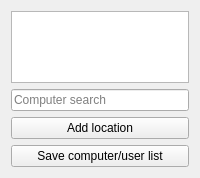
<?xml version="1.0" encoding="UTF-8"?>
<ui version="4.0">
 <class>ComputerSelectionView</class>
 <widget class="QWidget" name="ComputerSelectionView">
  <property name="windowTitle">
   <string>Computer management</string>
  </property>
  <layout class="QVBoxLayout" name="verticalLayout">
   <item>
    <widget class="QTreeView" name="treeView">
     <property name="sizePolicy">
      <sizepolicy hsizetype="Preferred" vsizetype="Preferred">
       <horstretch>0</horstretch>
       <verstretch>0</verstretch>
      </sizepolicy>
     </property>
     <property name="sizeAdjustPolicy">
      <enum>QAbstractScrollArea::AdjustToContents</enum>
     </property>
     <property name="editTriggers">
      <set>QAbstractItemView::NoEditTriggers</set>
     </property>
     <property name="animated">
      <bool>true</bool>
     </property>
     <attribute name="headerCascadingSectionResizes">
      <bool>true</bool>
     </attribute>
     <attribute name="headerMinimumSectionSize">
      <number>180</number>
     </attribute>
     <attribute name="headerShowSortIndicator" stdset="0">
      <bool>false</bool>
     </attribute>
    </widget>
   </item>
   <item>
    <widget class="QLineEdit" name="filterLineEdit">
     <property name="placeholderText">
      <string>Computer search</string>
     </property>
    </widget>
   </item>
   <item>
    <widget class="QPushButton" name="addLocationButton">
     <property name="text">
      <string>Add location</string>
     </property>
    </widget>
   </item>
   <item>
    <widget class="QPushButton" name="saveListButton">
     <property name="text">
      <string>Save computer/user list</string>
     </property>
    </widget>
   </item>
  </layout>
 </widget>
 <resources/>
 <connections>
  <connection>
   <sender>addLocationButton</sender>
   <signal>clicked()</signal>
   <receiver>ComputerSelectionView</receiver>
   <slot>addLocation()</slot>
   <hints>
    <hint type="sourcelabel">
     <x>262</x>
     <y>663</y>
    </hint>
    <hint type="destinationlabel">
     <x>262</x>
     <y>375</y>
    </hint>
   </hints>
  </connection>
  <connection>
   <sender>saveListButton</sender>
   <signal>clicked()</signal>
   <receiver>ComputerSelectionView</receiver>
   <slot>saveList()</slot>
   <hints>
    <hint type="sourcelabel">
     <x>142</x>
     <y>219</y>
    </hint>
    <hint type="destinationlabel">
     <x>142</x>
     <y>127</y>
    </hint>
   </hints>
  </connection>
 </connections>
 <slots>
  <slot>addLocation()</slot>
  <slot>saveList()</slot>
 </slots>
</ui>
